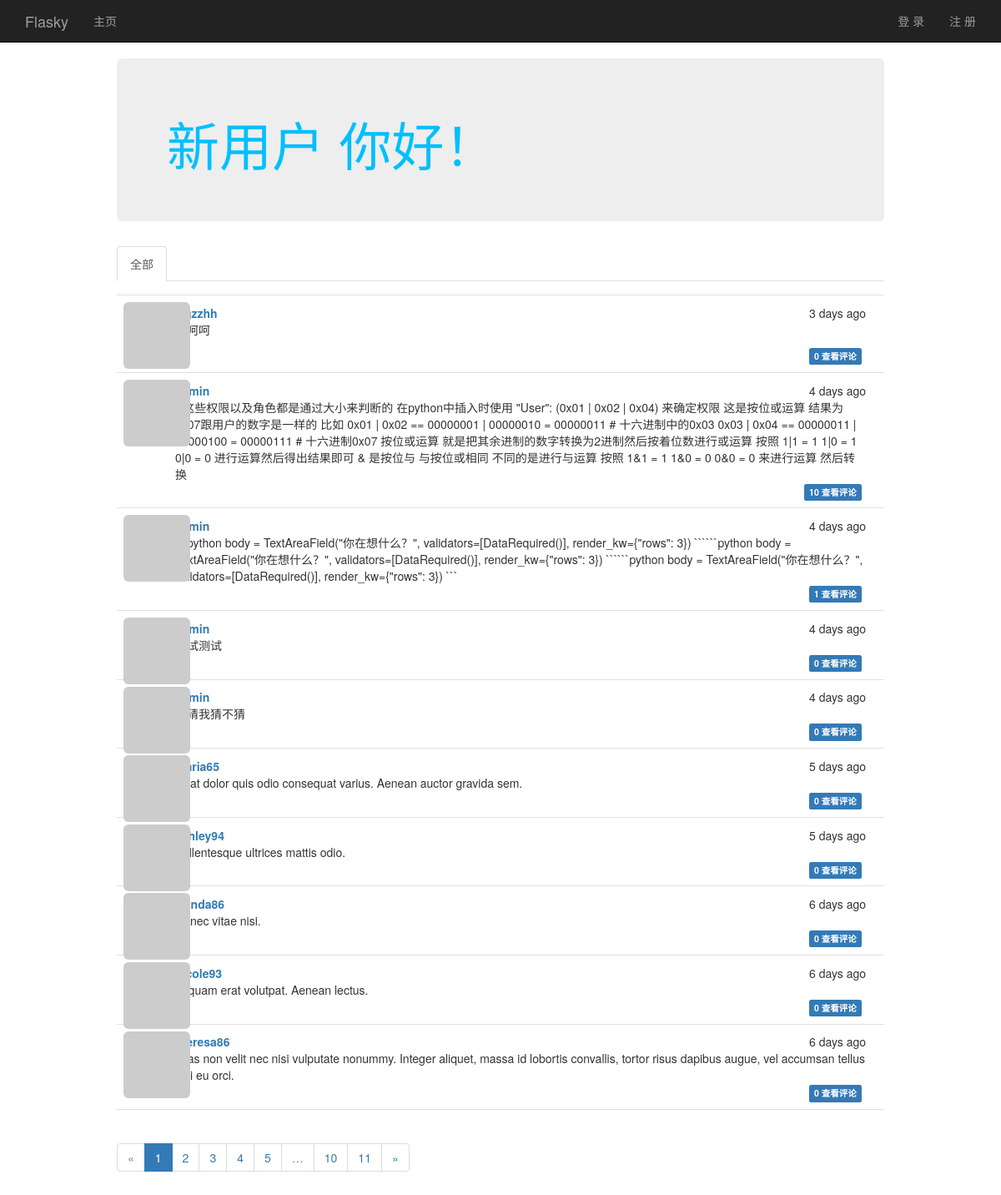
The page / on the database its author committed.
### app/models.py (models this page shows, shortened)
class Post(db.Model):
    __tablename__ = 'posts'
    id = db.Column(db.Integer, primary_key=True)
    body = db.Column(db.Text)
    timestamp = db.Column(db.DateTime, index=True, default=datetime.utcnow())
    author_id = db.Column(db.Integer, db.ForeignKey('users.id'))
    body_html = db.Column(db.Text)
    comments = db.relationship('Comment', backref='post', lazy='dynamic')

class User(UserMixin, db.Model):
    avatar_hash = db.Column(db.String(32))
    __tablename__ = 'users'
    id = db.Column(db.Integer, primary_key=True)
    email = db.Column(db.String(64), unique=True, index=True)
    username = db.Column(db.String(64), unique=True, index=True)
    role_id = db.Column(db.Integer, db.ForeignKey('roles.id'))
    password_hash = db.Column(db.String(128))
    confirmed = db.Column(db.Boolean, default=False)
    name = db.Column(db.String(64))  # 姓名
    location = db.Column(db.String(64))  # 所在地
    about_me = db.Column(db.Text())  # 自我介绍
    member_since = db.Column(db.DateTime(), default=datetime.utcnow)  # 注册时间
    last_seen = db.Column(db.DateTime(), default=datetime.utcnow)  # 最后登录时间
    posts = db.relationship('Post', backref='author', lazy='dynamic')
    followed = db.relationship('Follow',
                               foreign_keys=[Follow.follower_id],
                               backref=db.backref('follower', lazy='joined'),
                               lazy='dynamic',
                               cascade='all, delete-orphan')
    followers = db.relationship('Follow',
                                foreign_keys=[Follow.followed_id],
                                backref=db.backref('followed', lazy='joined'),
                                lazy='dynamic',
                                cascade='all, delete-orphan')
    comments = db.relationship('Comment', backref='author', lazy='dynamic')
    @property
    def password(self):
        raise AttributeError('密码不是一个可读属性！')
    def gravatar(self, size=100, default='identicon', rating='g'):
        if request.is_secure:  # 如果响应是安全的
            url = 'https://secure.gravatar.com/avatar'
        else:
            url = 'http://www.gravatar.com/avatar'
        my_hash = self.avatar_hash or hashlib.md5(self.email.encode(
            'utf-8')).hexdigest()
        return '{url}/{hash}?s={size}&d={default}&r={rating}'.format(
            url=url, hash=my_hash, size=size, default=default, rating=rating
        )

### app/main/views.py (the view)
@main.route('/', methods=['GET', 'POST'])
def index():
    form = PostForm()
    if current_user.can(Permission.WRITE_ARTICLES) and \
            form.validate_on_submit():
        post = Post(body=form.body.data,
                    author=current_user._get_current_object())
        db.session.add(post)
        return redirect(url_for('.index'))
    page = request.args.get('page', 1, type=int)
    show_followed = False
    if current_user.is_authenticated:
        show_followed = bool(request.cookies.get('show_followed', ''))
    if show_followed:
        query = current_user.followed_posts
    else:
        query = Post.query
    pagination = query.order_by(Post.timestamp.desc()).paginate(
        page, per_page=current_app.config['FLASKY_POSTS_PER_PAGE'],
        error_out=False
    )
    posts = pagination.items
    return render_template("index.html", form=form, posts=posts,
                           show_followed=show_followed, pagination=pagination)

### app/auth/views.py (called while the page is built)
@auth.before_app_request
def before_request():
    if current_user.is_authenticated:
        current_user.ping()
        if not current_user.confirmed \
                and request.endpoint \
                and request.endpoint[:5] != 'auth.' \
                and request.endpoint != 'static':
            return redirect(url_for('auth.unconfirmed'))

### app/main/__init__.py (called while the page is built)
@main.app_context_processor
def inject_permission():
    return dict(Permission=Permission)

### app/models.py (called while the page is built)
    def can(self, permissions):
        return False

    def is_administrator(self):
        return False

### app/templates/index.html (shortened to what this page needs)
{% extends 'base.html' %}
{% import "bootstrap/wtf.html" as wtf %}
{% import "_macros.html" as macros %}
{% block page_content %}
	<div class="col-md-1"></div>
	<div class="col-md-10">
		<div class="jumbotron text-color">
			<h1>
				{% if current_user.is_authenticated %}
					{{ current_user.username }}
				{% else %}
					新用户
				{% endif %}
				你好！
			</h1>
		</div>
		<div class="post-tabs">
			<ul class="nav nav-tabs">
				<li {% if not show_followed %}class="active"{% endif %}>
					<a href="{{ url_for('.show_all') }}">全部</a>
				</li>
			</ul>
			{% include '_posts.html' %}
		</div>
		{% if pagination %}
			<div class="pagination">
				{{ macros.pagination_widget(pagination, '.index') }}
			</div>
		{% endif %}
	</div>
	<div class="col-md-1"></div>
{% endblock %}

### app/templates/_posts.html (shortened to what this page needs)
<ul class="posts">
	{% for post in posts %}
		<li class="post">
			<div class="post-thumbnail">
				<a href="{{ url_for('.user', username=post.author.username) }}">
					<img src="{{ post.author.gravatar(size=40) }}"
							 alt="" class="img-rounded profile-thumbnail"></a>
			</div>
			<div class="post-content">
				<div class="post-date	">{{ moment(post.timestamp).fromNow() }}</div>
				<div class="post-author">
					<a href="{{ url_for('.user', username=post.author.username )}}">
						{{ post.author.username }}</a>
				</div>
				<div class="post-body">
					{% if post.body_html %}
						{{ post.body_html | safe }}
					{% else %}
						{{ post.body }}
					{% endif %}
				</div>
				<div class="post-footer">
					<a href="{{ url_for('.post', id=post.id) }}#comments">
						<span class="label label-primary">
							{{ post.comments.count() }} 查看评论
						</span>
					</a>
				</div>
			</div>
		</li>
	{% endfor %}
</ul>

### app/static/style.css (style rules this page uses)
body { padding-top: 70px; }
.profile-thumbnail { position: absolute; }
.text-color { color: deepskyblue; }
ul.posts { list-style-type: none; padding: 0px; margin: 16px 0px 0px 0px; border-top: 1px solid #e0e0e0; }
ul.posts li.post { padding: 8px; border-bottom: 1px solid #e0e0e0; }
div.post-date { float: right; }
div.post-author { font-weight: bold; }
div.post-thumbnail { position: absolute; }
div.post-content { margin-left: 48px; min-height: 48px; overflow: hidden; padding: 0.2em 1em; }
div.post-footer { float: right; }
div.post-footer a { margin-right: 5px; }

### rows shown on the page
Post: timestamp "3 days ago", author.username "Ggzzhh", body_html "呵呵呵", comments.count "0"
Post: timestamp "4 days ago", author.username "admin", body "* 这些权限以及角色都是通过大小来判断的 在python中插入时使用 \"User\": (0x01 | 0x02 | 0x04) 来确定权限 这是按位或运算 结果为0x07跟用户的数字是一样的 比如 0x01 | 0x02 == 00000001 | 00000010 = 00000011 # 十六进制中的0x03 0x03 | 0x04 == 00000011 | 00000100 = 00000111 # 十六进制0x07 按位或运算 就是把其余进制的数字转换为2进制然后按着位数进行或运算 按照 1|1 = 1 1|0 = 1 0|0 = 0 进行运算然后得出结果即可 & 是按位与 与按位或相同 不同的是进行与运算 按照 1&1 = 1 1&0 = 0 0&0 = 0 来进行运算 然后转换", comments.count "10"
Post: timestamp "4 days ago", author.username "admin", body "```python body = TextAreaField(\"你在想什么？\", validators=[DataRequired()], render_kw={\"rows\": 3}) ``````python body = TextAreaField(\"你在想什么？\", validators=[DataRequired()], render_kw={\"rows\": 3}) ``````python body = TextAreaField(\"你在想什么？\", validators=[DataRequired()], render_kw={\"rows\": 3}) ```", comments.count "1"
Post: timestamp "4 days ago", author.username "admin", body "测试测试", comments.count "0"
Post: timestamp "4 days ago", author.username "admin", body "你猜我猜不猜", comments.count "0"
Post: timestamp "5 days ago", author.username "maria65", body "Ut at dolor quis odio consequat varius. Aenean auctor gravida sem.", comments.count "0"
Post: timestamp "5 days ago", author.username "ashley94", body "Pellentesque ultrices mattis odio.", comments.count "0"
Post: timestamp "6 days ago", author.username "wanda86", body "Donec vitae nisi.", comments.count "0"
Post: timestamp "6 days ago", author.username "nicole93", body "Aliquam erat volutpat. Aenean lectus.", comments.count "0"
Post: timestamp "6 days ago", author.username "theresa86", body "Cras non velit nec nisi vulputate nonummy. Integer aliquet, massa id lobortis convallis, tortor risus dapibus augue, vel accumsan tellus nisi eu orci.", comments.count "0"

### other values the page prints
{{ p }} "1"
{{ p }} "2" "3" "4" "5" "10" "11"
